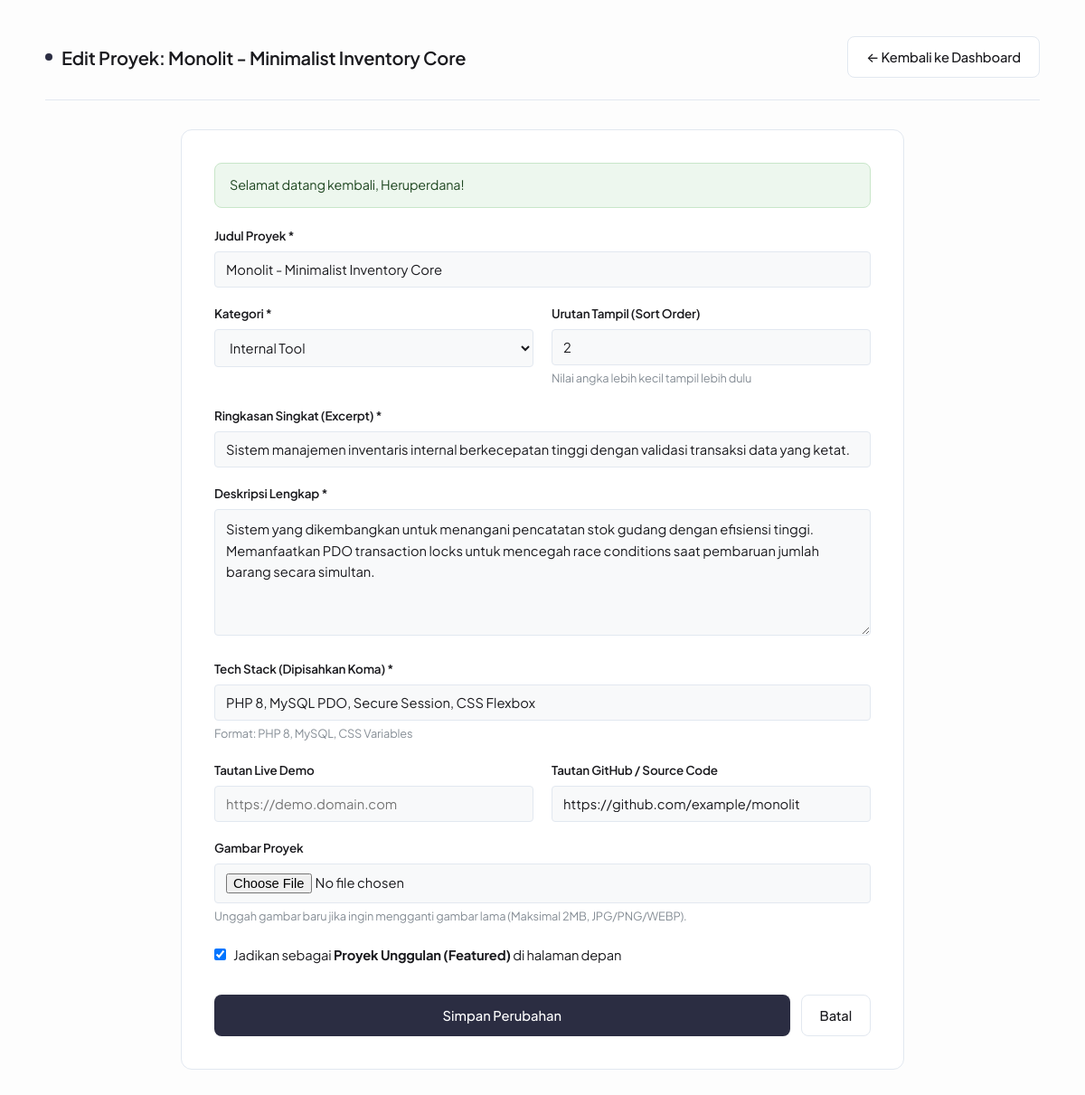
The page /admin/project-edit.php?id=2 (signed in) on the database its author committed.
### tables this page shows
CREATE TABLE `projects` (
  `id` INT UNSIGNED AUTO_INCREMENT PRIMARY KEY,
  `title` VARCHAR(150) NOT NULL,
  `slug` VARCHAR(180) NOT NULL UNIQUE,
  `category` VARCHAR(60) NOT NULL DEFAULT 'Web Application',
  `excerpt` VARCHAR(255) NOT NULL,
  `description` TEXT NOT NULL,
  `tech_stack` VARCHAR(255) NOT NULL,  
  `image` VARCHAR(255) DEFAULT NULL,    
  `demo_url` VARCHAR(255) DEFAULT NULL,
  `github_url` VARCHAR(255) DEFAULT NULL,
  `featured` TINYINT(1) NOT NULL DEFAULT 0,
  `sort_order` INT NOT NULL DEFAULT 0,
  `created_at` DATETIME NOT NULL DEFAULT CURRENT_TIMESTAMP,
  `updated_at` DATETIME NOT NULL DEFAULT CURRENT_TIMESTAMP ON UPDATE CURRENT_TIMESTAMP,
  INDEX `idx_projects_slug` (`slug`),
  INDEX `idx_projects_sort` (`sort_order`, `created_at` DESC)
);

### includes/functions.php (called while the page is built, shortened)
<?php
function e(mixed $value): string
{
    return htmlspecialchars((string) $value, ENT_QUOTES | ENT_SUBSTITUTE, 'UTF-8');
}
function get_flash(): ?array
{
    if (isset($_SESSION['flash'])) {
        $flash = $_SESSION['flash'];
        return $flash;
    }
    return null;
}

### admin/project-edit.php (the view, shortened to what this page needs)
<?php
require_once __DIR__ . '/../includes/functions.php';
$pdo = getDB();
$id = (int) ($_GET['id'] ?? 0);
$stmt = $pdo->prepare('SELECT * FROM `projects` WHERE `id` = :id LIMIT 1');
$stmt->execute([':id' => $id]);
$project = $stmt->fetch();
$flash = get_flash();
?>
<!DOCTYPE html>
<html lang="id">
<head>
    <link rel="stylesheet" href="../public/css/style.css">
</head>
<body>
    <div class="container admin-layout">
        <header class="admin-nav">
            <div class="admin-nav-title">
                <span class="brand-dot"></span>
                <span>Edit Proyek: <?= e($project['title']); ?></span>
            </div>
            <div>
                <a href="dashboard.php" class="btn btn-secondary">&larr; Kembali ke Dashboard</a>
            </div>
        </header>
        <div class="form-card">
            <?php if ($flash): ?>
                <div class="alert alert-<?= ($flash['type'] === 'success') ? 'success' : 'error'; ?>">
                    <?= $flash['message']; ?>
                </div>
            <?php endif; ?>
            <form action="project-edit.php?id=<?= (int)$project['id']; ?>" method="POST" enctype="multipart/form-data" novalidate>
                <div class="form-group">
                    <label for="title" class="form-label">Judul Proyek *</label>
                    <input type="text" id="title" name="title" class="form-control" required value="<?= e($project['title']); ?>">
                </div>
                <div class="form-row">
                    <div class="form-group">
                        <label for="category" class="form-label">Kategori *</label>
                        <select id="category" name="category" class="form-control" required>
                            <option value="Internal Tool" <?= ($project['category'] === 'Internal Tool') ? 'selected' : ''; ?>>Internal Tool</option>
                        </select>
                    </div>
                    <div class="form-group">
                        <label for="sort_order" class="form-label">Urutan Tampil (Sort Order)</label>
                        <input type="number" id="sort_order" name="sort_order" class="form-control" value="<?= (int) $project['sort_order']; ?>">
                        <span class="form-hint">Nilai angka lebih kecil tampil lebih dulu</span>
                    </div>
                </div>
                <div class="form-group">
                    <label for="excerpt" class="form-label">Ringkasan Singkat (Excerpt) *</label>
                    <input type="text" id="excerpt" name="excerpt" class="form-control" required value="<?= e($project['excerpt']); ?>">
                </div>
                <div class="form-group">
                    <label for="description" class="form-label">Deskripsi Lengkap *</label>
                    <textarea id="description" name="description" class="form-control" style="min-height: 140px;" required><?= e($project['description']); ?></textarea>
                </div>
                <div class="form-group">
                    <label for="tech_stack" class="form-label">Tech Stack (Dipisahkan Koma) *</label>
                    <input type="text" id="tech_stack" name="tech_stack" class="form-control" required value="<?= e($project['tech_stack']); ?>">
                    <span class="form-hint">Format: PHP 8, MySQL, CSS Variables</span>
                </div>
                <div class="form-row">
                    <div class="form-group">
                        <label for="demo_url" class="form-label">Tautan Live Demo</label>
                        <input type="url" id="demo_url" name="demo_url" class="form-control" placeholder="https://demo.domain.com" value="<?= e($project['demo_url'] ?? ''); ?>">
                    </div>
                    <div class="form-group">
                        <label for="github_url" class="form-label">Tautan GitHub / Source Code</label>
                        <input type="url" id="github_url" name="github_url" class="form-control" placeholder="https://github.com/username/repo" value="<?= e($project['github_url'] ?? ''); ?>">
                    </div>
                </div>
                <div class="form-group">
                    <label for="image" class="form-label">Gambar Proyek</label>
                    <input type="file" id="image" name="image" class="form-control" accept=".jpg,.jpeg,.png,.webp">
                    <span class="form-hint">Unggah gambar baru jika ingin mengganti gambar lama (Maksimal 2MB, JPG/PNG/WEBP).</span>
                </div>
                <div class="form-group">
                    <label class="checkbox-label">
                        <input type="checkbox" name="featured" value="1" <?= (!empty($project['featured'])) ? 'checked' : ''; ?>>
                        <span>Jadikan sebagai <strong>Proyek Unggulan (Featured)</strong> di halaman depan</span>
                    </label>
                </div>
                <div style="display: flex; gap: 12px; margin-top: 32px;">
                    <button type="submit" class="btn btn-primary" style="flex: 1;">
                        Simpan Perubahan
                    </button>
                    <a href="dashboard.php" class="btn btn-secondary">Batal</a>
                </div>
            </form>
        </div>
    </div>
</body>
</html>

### public/css/style.css (style rules this page uses)
:root { --bg-main: #fdfdfd; --bg-surface: #ffffff; --bg-subtle: #f8f9fa; --bg-muted: #f1f5f9; --text-primary: #1a1a1e; --text-secondary: #525866; --text-muted: #868e96; --border-soft: #e2e8f0; --border-hover: #cbd5e1; --accent: #2b2d42; --accent-hover: #1a1a1e; --accent-tint: #eef2f6; --state-success-bg: #edf7ee; --state-success-text: #1e4620; --state-success-border: #c8e6c9; --state-error-bg: #fdeded; --state-error-text: #5f2120; --state-error-border: #ffcdd2; --font-sans: "Plus Jakarta Sans", -apple-system, BlinkMacSystemFont, "Segoe UI", Roboto, sans-serif; --font-mono: ui-monospace, "SFMono-Regular", Consolas, monospace; --max-width: 1100px; --radius-sm: 4px; --radius-md: 8px; --radius-lg: 12px; --transition: 0.2s ease; }
*, *::before, *::after { box-sizing: border-box; margin: 0; padding: 0; }
html { scroll-behavior: smooth; font-size: 16px; -webkit-font-smoothing: antialiased; -moz-osx-font-smoothing: grayscale; overflow-x: hidden; }
body { background-color: var(--bg-main); color: var(--text-primary); font-family: var(--font-sans); line-height: 1.65; letter-spacing: -0.01em; overflow-x: hidden; width: 100%; min-height: 100vh; }
a { color: inherit; text-decoration: none; transition: color var(--transition); }
button, input, textarea, select { font-family: inherit; font-size: inherit; }
.container { width: 100%; max-width: var(--max-width); margin: 0 auto; padding: 0 1.25rem; }
.brand-dot { width: 8px; height: 8px; border-radius: 50%; background-color: var(--accent); flex-shrink: 0; }
.btn { display: inline-flex; align-items: center; justify-content: center; gap: 8px; font-size: 0.92rem; font-weight: 500; padding: 10px 20px; border-radius: var(--radius-md); cursor: pointer; transition: all var(--transition); border: 1px solid transparent; text-align: center; white-space: nowrap; }
.btn-primary { background-color: var(--accent); color: #ffffff; }
.btn-secondary { background-color: var(--bg-surface); color: var(--text-primary); border-color: var(--border-soft); }
.alert { padding: 12px 16px; border-radius: var(--radius-md); font-size: 0.9rem; margin-bottom: 20px; display: flex; align-items: center; gap: 10px; }
.alert-success { background-color: var(--state-success-bg); color: var(--state-success-text); border: 1px solid var(--state-success-border); }
.form-group { margin-bottom: 18px; }
.form-label { display: block; font-size: 0.84rem; font-weight: 600; color: var(--text-primary); margin-bottom: 6px; }
.form-control { width: 100%; padding: 10px 12px; font-size: 0.92rem; color: var(--text-primary); background-color: var(--bg-subtle); border: 1px solid var(--border-soft); border-radius: var(--radius-sm); transition: all var(--transition); outline: none; }
textarea.form-control { resize: vertical; min-height: 120px; line-height: 1.6; }

### admin/project-edit.php (style rules this page uses)
.admin-layout { padding: 40px 0 80px; }
.admin-nav { display: flex; justify-content: space-between; align-items: center; padding-bottom: 24px; margin-bottom: 32px; border-bottom: 1px solid var(--border-soft); }
.admin-nav-title { font-size: 1.25rem; font-weight: 600; display: flex; align-items: center; gap: 10px; }
.form-card { background: var(--bg-surface); border: 1px solid var(--border-soft); border-radius: var(--radius-lg); padding: 36px; max-width: 800px; margin: 0 auto; }
.form-row { display: grid; grid-template-columns: 1fr 1fr; gap: 20px; }
.form-hint { font-size: 0.8rem; color: var(--text-muted); margin-top: 4px; }
.checkbox-label { display: flex; align-items: center; gap: 8px; cursor: pointer; font-size: 0.92rem; color: var(--text-primary); }

### rows shown on the page
projects: title "Monolit - Minimalist Inventory Core", category "Internal Tool", sort_order "2", excerpt "Sistem manajemen inventaris internal berkecepatan tinggi dengan validasi transaksi data yang ketat.", description "Sistem yang dikembangkan untuk menangani pencatatan stok gudang dengan efisiensi tinggi. Memanfaatkan PDO transaction locks untuk mencegah race conditions saat pembaruan jumlah barang secara simultan.", tech_stack "PHP 8, MySQL PDO, Secure Session, CSS Flexbox", github_url "https://github.com/example/monolit", featured "☑"

### other values the page prints
$flash['message'] "Selamat datang kembali, Heruperdana!"
